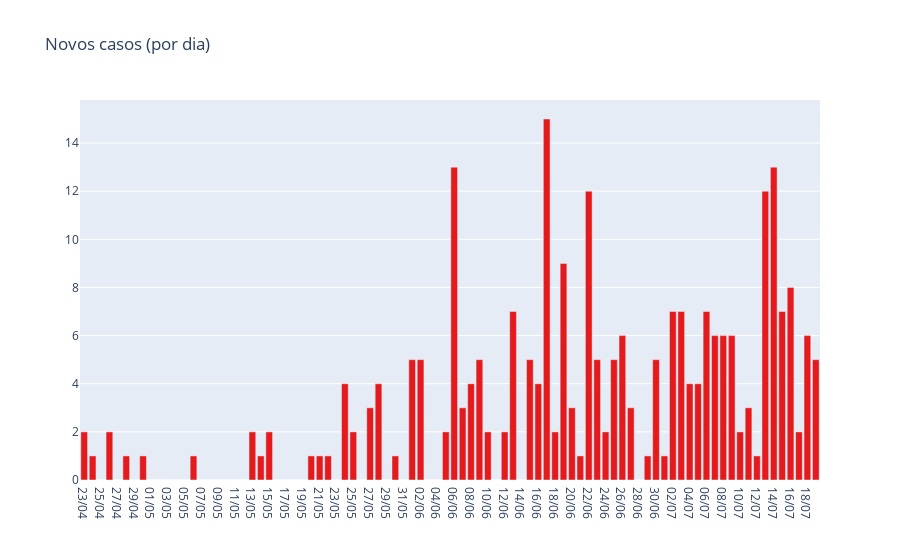

Notebook code cell kept with this figure:
### Markdown cell above
# Gráfico com novos casos confirmados por dia
#### Fonte: instagram @prefpauloafonso

### Code cell
fig = go.Figure(data = [go.Bar(x =df_daily['Data'], y = df_daily['Novos casos'])], layout_title_text = 'Novos casos (por dia)')
fig.update_traces(marker_color = 'rgb(228,26,28)')
fig.show()

### Figure 1 — Plotly figure (JSON) as saved in the notebook; plotly's stock layout.template omitted (floating-point values rounded to 4 significant figures)
{"data": [{"marker": {"color": "rgb(228,26,28)"}, "type": "bar", "x": ["23/04", "24/04", "25/04", "26/04", "27/04", "28/04", "29/04", "30/04", "01/05", "02/05", "03/05", "04/05", "05/05", "06/05", "07/05", "08/05", "09/05", "10/05", "11/05", "12/05", "13/05", "14/05", "15/05", "16/05", "17/05", "18/05", "19/05", "20/05", "21/05", "22/05", "23/05", "24/05", "25/05", "26/05", "27/05", "28/05", "29/05", "30/05", "31/05", "01/06", "02/06", "03/06", "04/06", "05/06", "06/06", "07/06", "08/06", "09/06", "10/06", "11/06", "12/06", "13/06", "14/06", "15/06", "16/06", "17/06", "18/06", "19/06", "20/06", "21/06", "22/06", "23/06", "24/06", "25/06", "26/06", "27/06", "28/06", "29/06", "30/06", "01/07", "02/07", "03/07", "04/07", "05/07", "06/07", "07/07", "08/07", "09/07", "10/07", "11/07", "12/07", "13/07", "14/07", "15/07", "16/07", "17/07", "18/07", "19/07"], "y": [2, 1, 0, 2, 0, 1, 0, 1, 0, 0, 0, 0, 0, 1, 0, 0, 0, 0, 0, 0, 2, 1, 2, 0, 0, 0, 0, 1, 1, 1, 0, 4, 2, 0, 3, 4, 0, 1, 0, 5, 5, 0, 0, 2, 13, 3, 4, 5, 2, 0, 2, 7, 0, 5, 4, 15, 2, 9, 3, 1, 12, 5, 2, 5, 6, 3, 0, 1, 5, 1, 7, 7, 4, 4, 7, 6, 6, 6, 2, 3, 1, 12, 13, 7, 8, 2, 6, 5]}], "layout": {"title": {"text": "Novos casos (por dia)"}}}
